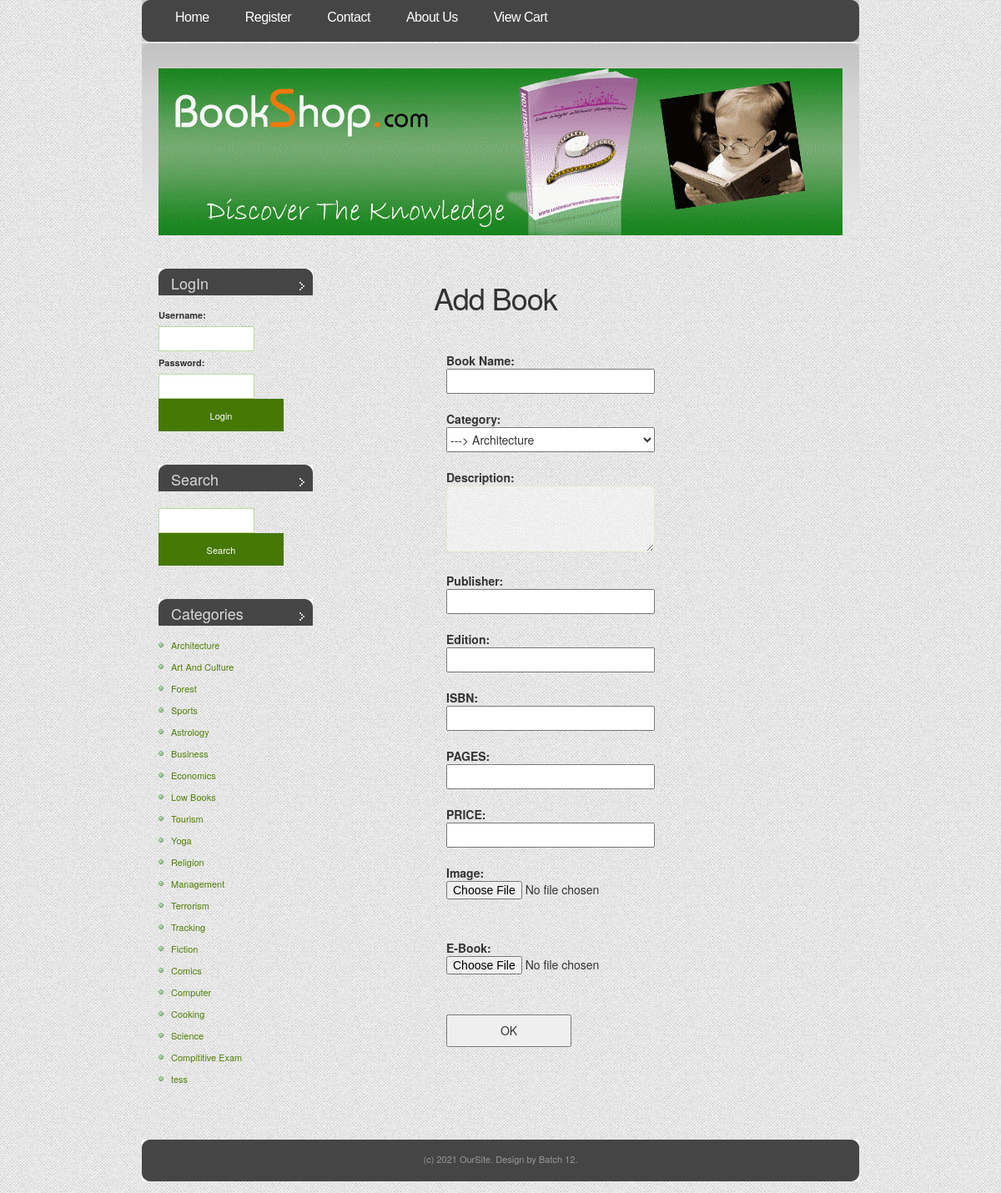
The app's page /addbook.php with its own data.
### tables this page shows
CREATE TABLE IF NOT EXISTS `category` (
  `cat_id` int(4) NOT NULL AUTO_INCREMENT,
  `cat_nm` varchar(30) NOT NULL,
  PRIMARY KEY (`cat_id`)
);

### addbook.php (the view, shortened to what this page needs)
<!DOCTYPE html PUBLIC "-//W3C//DTD XHTML 1.0 Strict//EN" "http://www.w3.org/TR/xhtml1/DTD/xhtml1-strict.dtd">
<html xmlns="http://www.w3.org/1999/xhtml">
<head>
		<?php
			include("includes/head.inc.php");
		?>
</head>
<body>
<div id="header">
	<div id="menu">
		<?php
			include("includes/menu.inc.php");
		?>
	</div>
</div>
<div id="logo-wrap">
<div id="logo">
</div>
</div>
<div id="page">
	<div id="content">
		<div class="post" style="margin-left:100px">
			<h1 class="title" >Add Book</h1>
			<div class="entry" >
				<form action='process_addbook.php' method='POST' enctype="multipart/form-data">
						<br><b>Book Name:</b><br>
						<input type='text' name='name' size='40'>
						<br><br>
						<b>Category:</b><br>
						<select  name="cat">
								<?php
											$query="select * from category ";
											$res=mysqli_query($conn,$query);
											while($row=mysqli_fetch_assoc($res))
											{
												echo "<option disabled>".$row['cat_nm'];
												$q2 = "select * from subcat where parent_id = ".$row['cat_id'];
												$res2 = mysqli_query($conn,$q2) or die("Can't Execute Query..");
												while($row2 = mysqli_fetch_assoc($res2))
												{
										echo '<option value="'.$row2['subcat_id'].'"> ---> '.$row2['subcat_nm'];
												}
											}
								?>
						</select>
						<br><br>
						<b>Description:</b><br>
						<textarea cols="40" rows="6" name='description' ></textarea>
						<br><br>
						<b>Publisher:</b><br>
						<input type='text' name='publisher' size='40'>
						<br><br>
						<b>Edition:</b><br>
						<input type='text' name='edition' size='40'>
						<br><br>
						<b>ISBN:</b><br>
						<input type='text' name='isbn' size='40'>
						<br><br>
						<b>PAGES:</b><br>
						<input type='text' name='pages' size='40'>
						<br><br>
						<b>PRICE:</b><br>
						<input type='text' name='price' size='40'>
						<br><br>
						<b>Image:</b><br>
						<input type='file' name='img' size='35'>
						<br><br>
						<b>E-Book:</b><br>
						<input type='file' name='ebook'  size='35'>
						<br><br>
						<input  type='submit'  value='   OK   '  >
				</form>
			</div>
		</div>
	</div>
					<div id="sidebar">
							<?php
								include("includes/search.inc.php");
							?>
					</div>
	<div style="clear: both;">&nbsp;</div>
</div>
<div id="footer">
			<?php
				include("includes/footer.inc.php");
			?>
</div>
</body>
</html>

### includes/search.inc.php (shortened to what this page needs)
<ul>
			<li id="login">
						<?php
						require('includes/config.php');
							if(isset($_SESSION['status']))
							{
								echo '<h2>Hello :  '.$_SESSION['unm'].'</h2>';
							}
							else
							{
								echo '<form action="process_login.php" method="POST">
										<h2>LogIn</h2>
											<b>Username:</b>
											<br><input type="text" id="s" name="usernm" value="" />
											<br>
											<b>Password:</b>
											<br><input type="password" id="s" name="pwd" value="" />
											<input type="submit" id="x" value="Login" />
										</form>';
							}
						?>
			</li>
			<li id="search">
				<h2>Search</h2>
				<form method="GET" action="search_result.php">
					<fieldset>
					<input type="text" id="s" name="s" value="" />
					<input type="submit" id="x" value="Search" />
					</fieldset>
				</form>
			</li>
			<li>
				<h2>Categories</h2>
				<ul>
								<?php
										$query="select * from category ";
										$res=mysqli_query($conn,$query);
										while($row=mysqli_fetch_assoc($res))
											{
												echo '<li><a href="subcat.php?cat='.$row['cat_id'].'&catnm='.$row["cat_nm"].'">'.$row["cat_nm"].'</a></li>';
											}
								?>
				</ul>
			</li>
		</ul>

### default.css (style rules this page uses)
body { margin-top: 49px; padding: 0; background: url(images/img01.jpg) repeat-x left top; font-family: "Trebuchet MS", Arial, Helvetica, sans-serif; font-size: 13px; color: #333333; }
h1, h2, h3 { margin: 0; font-weight: normal; color: #559106; }
h1 { letter-spacing: -1px; font-size: 32px; }
h2 { font-size: 23px; }
p, ul, ol { margin: 0 0 2em 0; text-align: justify; line-height: 26px; font-size: 11px; }
a:link { color: #4E8006; }
form { margin: 0; padding: 0; }
fieldset { margin: 0; padding: 0; border: none; }
input, textarea, select { font-family: "Trebuchet MS", Arial, Helvetica, sans-serif; font-size: 13px; color: #333333; }
#header { width: 860px; height: 52px; margin: 0 auto; background: url(images/img02.jpg) no-repeat left top; }
#menu { float: left; width: 860px; height: 54px; }
#logo-wrap { width: 860px; margin: 0 auto; padding: 30px 0 20px 0; background: url(images/img03.jpg) no-repeat left top; }
#logo { width: 820px; height: 200px; margin: 0 auto; background: url(images/finnal.gif) no-repeat left top; }
#page { width: 850px; margin: 0 auto; }
#content { float: right; width: 620px; }
.post { padding: 15px 15px; }
.post .title { margin-bottom: 20px; padding-bottom: 5px; }
.post .entry { padding: 0 15px; }
#sidebar { float: left; width: 215px; }
#sidebar ul { margin: 0; padding: 0; list-style: none; }
#sidebar li { margin-bottom: 40px; padding: 0 15px; }
#sidebar li li { margin: 0; padding-left: 15px; background: url(images/img08.jpg) no-repeat left 50%; }
#sidebar h2 { height: 32px; padding: 8px 0 0 15px; margin-bottom: 10px; background: url(images/img07.jpg) no-repeat left top; font-size: 18px; color: #DADADA; }
#search h2 { margin-bottom: 20px; }
#s { width: 115px; margin-right: 5px; padding: 3px; border: 1px solid #BED99C; }
#x { padding: 3px; border: none; background: #467805; font-size: 11px; color: #FFFFFF; }
#footer { margin: 0 auto; height: 64px; min-height: 64px; padding: 0; }
html>body #footer { height: auto; }
input,textarea,select { width:250px;height:30px; }
select { width:250px;height:30px; }
textarea { height:80px }
input[type=submit] { width:150px;height:39px; }

### registration/demo.css (style rules this page uses)
body,div,dl,dt,dd,ul,ol,li,h1,h2,h3,h4,h5,h6,pre,form,fieldset,input,textarea,p,blockquote,th,td { margin:0; padding:0; }
html,body { margin:0; padding:0; height: 100%; }
ol,ul { list-style:none; }
h1,h2,h3,h4,h5,h6 { font-size:100%; font-weight:normal; }
body { font-family: Cambria, Palatino, "Palatino Linotype", "Palatino LT STD", Georgia, serif; background:url(images/bgnoise_lg.png); font-weight: 400; font-size: 15px; color: #3a2127; overflow-y: scroll; }
a { color: #333; text-decoration: none; }

### registration/style.css (style rules this page uses)
.form input, textarea { background-color: rgba(255, 255, 255, 0.4); border: 1px solid rgba(122, 192, 0, 0.15); padding: 7px; font-family: Keffeesatz, Arial; color: #4b4b4b; font-size: 14px; -webkit-border-radius: 5px; margin-bottom: 15px; margin-top: -10px; }

### records on screen
category: cat_nm "Architecture"
category: cat_nm "Art And Culture"
category: cat_nm "Forest"
category: cat_nm "Sports"
category: cat_nm "Astrology"
category: cat_nm "Business"
category: cat_nm "Economics"
category: cat_nm "Low Books"
category: cat_nm "Tourism"
category: cat_nm "Yoga"
category: cat_nm "Religion"
category: cat_nm "Management"
category: cat_nm "Terrorism"
category: cat_nm "Tracking"
category: cat_nm "Fiction"
category: cat_nm "Comics"
category: cat_nm "Computer"
category: cat_nm "Cooking"
category: cat_nm "Science"
category: cat_nm "Compititive Exam"
category: cat_nm "tess"
